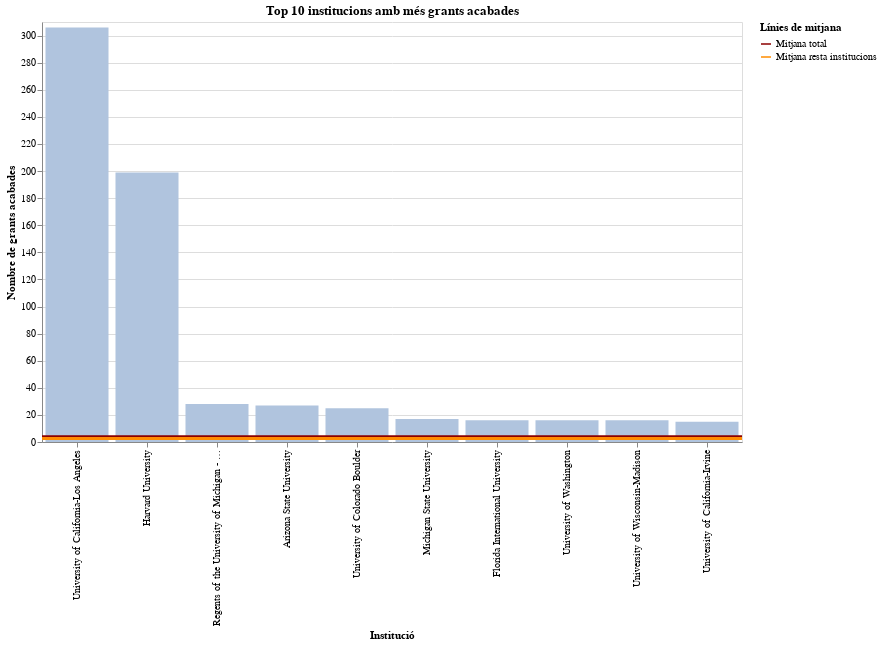

The notebook cell this image was saved under:
### Code cell
import altair as alt
import pandas as pd

# Comptar quantes terminacions té cada institució
grants_per_org = (
    terminations.groupby('org_name')
    .size()
    .reset_index(name='num_grants')
)

# Seleccionar el top 10
top10 = grants_per_org.nlargest(10, 'num_grants')
top10_names = top10['org_name'].tolist()

# Calcular les mitjanes
mean_all = grants_per_org['num_grants'].mean()
other_grants_per_org = grants_per_org[~grants_per_org['org_name'].isin(top10_names)]
mean_rest = other_grants_per_org['num_grants'].mean() if not other_grants_per_org.empty else float('nan')

# Límite superior fix de l'eix Y
ymax = 310

# --- Gràfic de barres verticals ---
bars = alt.Chart(top10).mark_bar(color='lightsteelblue').encode(
    x=alt.X('org_name:N', sort='-y', title='Institució'),
    y=alt.Y('num_grants:Q',
            title='Nombre de grants acabades',
            scale=alt.Scale(domain=[0, ymax], nice=False)), 
    tooltip=['org_name', 'num_grants']
).properties(
    title='Top 10 institucions amb més grants acabades'
)

# --- Dades de les mitjanes ---
mean_data = pd.DataFrame({
    'y': [mean_all, mean_rest],
    'year': ['Mitjana total', 'Mitjana resta institucions']
})

# --- Línies de mitjana (contínues i més gruixudes) ---
mean_lines = alt.Chart(mean_data).mark_rule(strokeWidth=3).encode(
    y='y:Q',
    color=alt.Color(
        'year:N',
        scale=alt.Scale(
            domain=['Mitjana total', 'Mitjana resta institucions'],
            range=['darkred', 'darkorange']
        ),
        title='Línies de mitjana'
    )
)

# --- Gràfic final combinat ---
chart = (bars + mean_lines).properties(
    width=700,
    height=420
)

chart

### Figure 1 — Vega-Lite specification as saved in the notebook (floating-point values rounded to 4 significant figures)
{"config": {"view": {"continuousWidth": 300, "continuousHeight": 300}}, "layer": [{"data": {"name": "data-836e0ba0c24445db5f13bca3e893a931"}, "mark": {"type": "bar", "color": "lightsteelblue"}, "encoding": {"tooltip": [{"field": "org_name", "type": "nominal"}, {"field": "num_grants", "type": "quantitative"}], "x": {"field": "org_name", "sort": "-y", "title": "Institució", "type": "nominal"}, "y": {"field": "num_grants", "scale": {"domain": [0, 310], "nice": false}, "title": "Nombre de grants acabades", "type": "quantitative"}}, "title": "Top 10 institucions amb més grants acabades"}, {"data": {"name": "data-f4e6e854ac111eea863a64943d0aebc8"}, "mark": {"type": "rule", "strokeWidth": 3}, "encoding": {"color": {"field": "year", "scale": {"domain": ["Mitjana total", "Mitjana resta institucions"], "range": ["darkred", "darkorange"]}, "title": "Línies de mitjana", "type": "nominal"}, "y": {"field": "y", "type": "quantitative"}}}], "height": 420, "width": 700, "$schema": "https://vega.github.io/schema/vega-lite/v5.20.1.json", "datasets": {"data-836e0ba0c24445db5f13bca3e893a931": [{"org_name": "University of California-Los Angeles", "num_grants": 306}, {"org_name": "Harvard University", "num_grants": 199}, {"org_name": "Regents of the University of Michigan - Ann Arbor", "num_grants": 28}, {"org_name": "Arizona State University", "num_grants": 27}, {"org_name": "University of Colorado Boulder", "num_grants": 25}, {"org_name": "Michigan State University", "num_grants": 17}, {"org_name": "Florida International University", "num_grants": 16}, {"org_name": "University of Washington", "num_grants": 16}, {"org_name": "University of Wisconsin-Madison", "num_grants": 16}, {"org_name": "University of California-Irvine", "num_grants": 15}], "data-f4e6e854ac111eea863a64943d0aebc8": [{"y": 3.926, "year": "Mitjana total"}, {"y": 2.646, "year": "Mitjana resta institucions"}]}}
